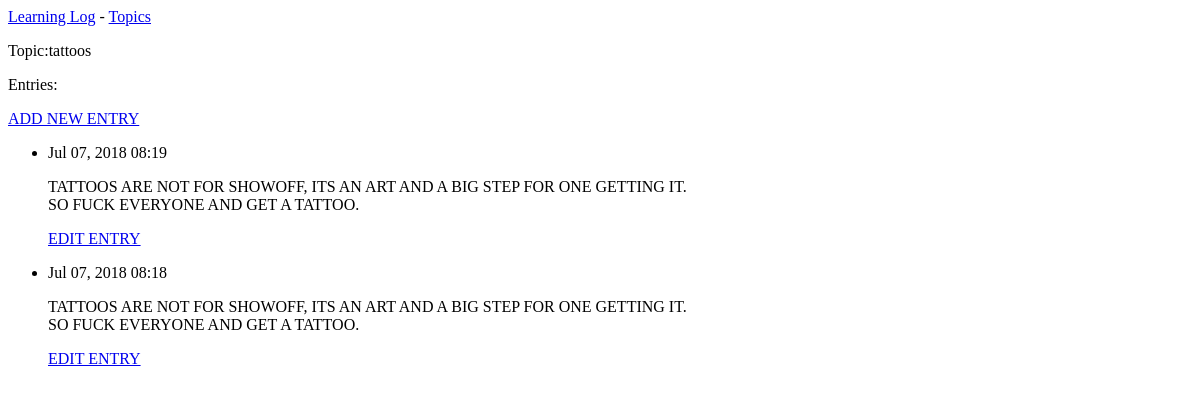
Before: /topics/4/ with the older database file.
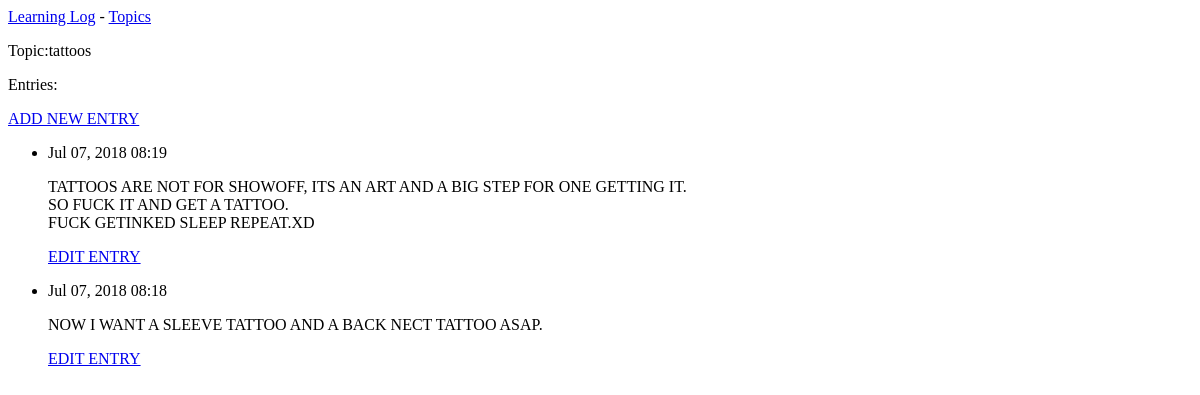
After: the same page with the newer database file.
### learning_logs/models.py (models this page shows, shortened)
class Entry(models.Model):
	'''A foreign key is a database term; it’s a reference to another record in the database.
	This is the code that connects each entry to a specific topic.
	 Each topic is assigned a key, or ID, when it’s created.
	'''
	topic = models.ForeignKey('Topic', on_delete=models.PROTECT)
	text = models.TextField()
	date_added = models.DateTimeField(auto_now_add=True)
	class Meta:
		verbose_name_plural = 'entries'

### learning_logs/views.py (the view)
# urls.py: url(r'^topics/(?P<topic_id>\d+)/$', views.topic, name='topic'),
def topic(request, topic_id):
	topic = Topic.objects.get(id = topic_id)
	entries = topic.entry_set.order_by('-date_added')
	context = {'topic': topic, 'entries': entries}
	return render(request, 'learning_logs/topic.html', context)

### learning_logs/models.py (called while the page is built)
	def __str__(self):
		return self.text

### learning_logs/templates/learning_logs/topic.html
{% extends 'learning_logs/base.html' %}
{% block content %}
  <p> Topic:{{topic}} </p>
  <p> Entries: </p>
  <p>
   <a href = "{% url 'learning_logs:new_entry' topic.id %}">ADD NEW ENTRY</a>
  </p>
 <ul>
 {% for entry in entries %}
   <li>
     <p>{{ entry.date_added|date:'M d, Y H:i' }}</p>
     <p>{{ entry.text|linebreaks }}</p>
     <p>
      <a href= "{% url 'learning_logs:edit_entry' entry.id %}">EDIT ENTRY</a>
     </p>
   </li>
  {% empty %}
   <li>
    there are no entries for this topic yet.
   </li>
    {% endfor %}
  </ul>
  {% endblock content %}

Changed rows visible on the page:
changed Entry: text "TATTOOS ARE NOT FOR SHOWOFF, ITS AN ART AND A BIG STEP FOR ONE GETTING IT. SO FUCK EVERYONE AND GET A TATTOO." → "TATTOOS ARE NOT FOR SHOWOFF, ITS AN ART AND A BIG STEP FOR ONE GETTING IT. SO FUCK IT AND GET A TATTOO. FUCK GETINKED SLEEP REPEAT.XD"
changed Entry: text "TATTOOS ARE NOT FOR SHOWOFF, ITS AN ART AND A BIG STEP FOR ONE GETTING IT. SO FUCK EVERYONE AND GET A TATTOO." → "NOW I WANT A SLEEVE TATTOO AND A BACK NECT TATTOO ASAP."
